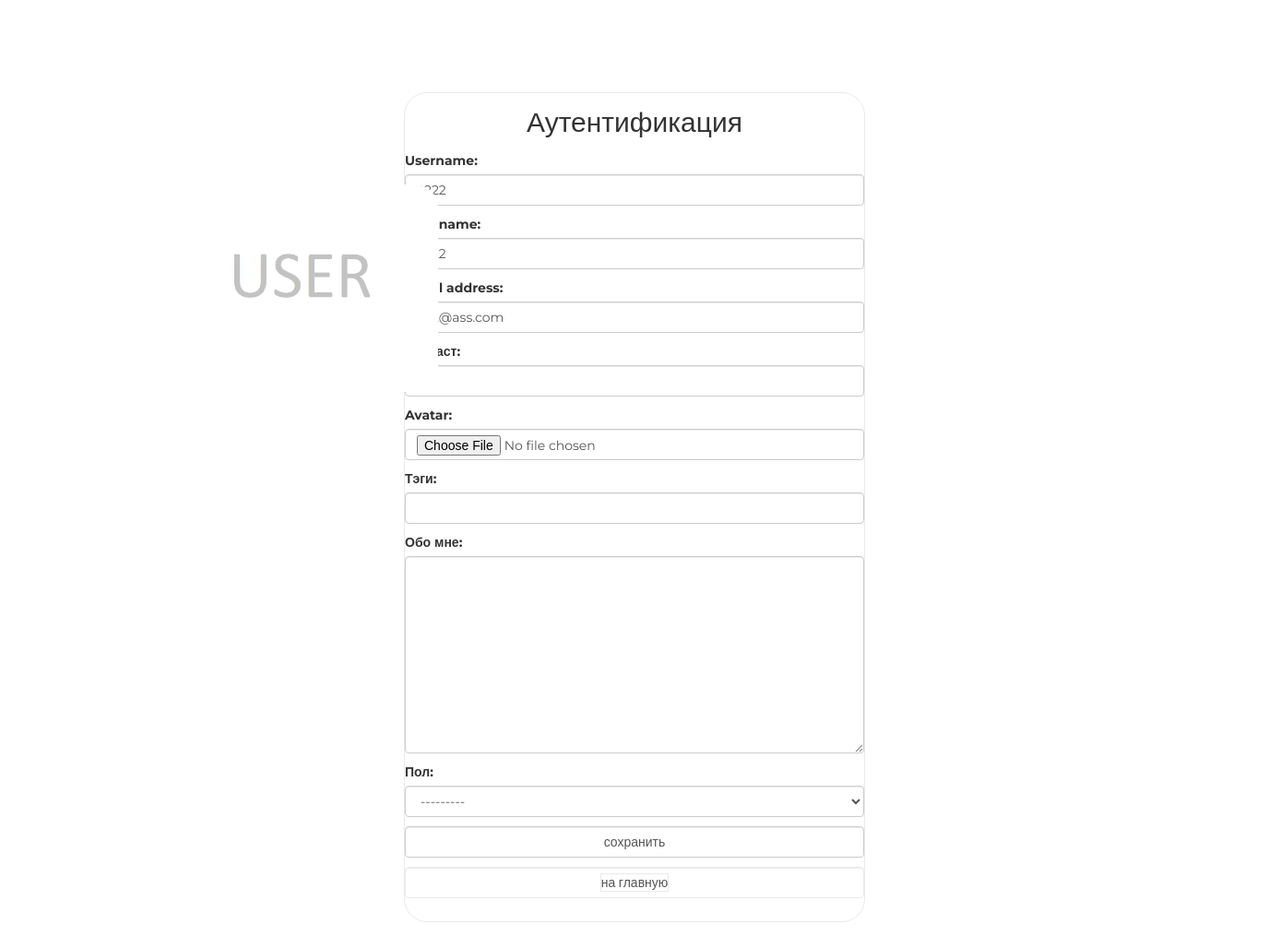
Screenshot of /auth/edit/ (signed in) with the database file from the repository.
### authapp/models.py (models this page shows, shortened)
class ShopUser(AbstractUser):
    avatar = models.ImageField(upload_to='users_avatars', blank=True)
    age = models.PositiveIntegerField(verbose_name='возраст', default=18)
    activation_key = models.CharField(max_length=128, blank=True)
    activation_key_expires = models.DateTimeField(default=(now() + timedelta(hours=48)))

### authapp/views.py (the view)
# urls.py: path('edit/', authapp.edit, name='edit'),
@transaction.atomic
def edit(request):
    title = 'редактирование'
    if request.method == 'POST':
        edit_form = ShopUserEditForm(request.POST, request.FILES, instance=request.user)
        profile_form = ShopUserProfileEditForm(request.POST, instance=request.user.shopuserprofile)
        if edit_form.is_valid() and profile_form.is_valid():
            edit_form.save()
            return HttpResponseRedirect(reverse('auth:edit'))
    else:
        edit_form = ShopUserEditForm(instance=request.user)
        profile_form = ShopUserProfileEditForm(instance=request.user.shopuserprofile)
    content = {
        'title': title,
        'edit_form': edit_form,
        'profile_form': profile_form,
    }
    return render(request, 'authapp/edit.html', content)

### authapp/forms.py (shortened to what this page needs)
class ShopUserEditForm(UserChangeForm):
    class Meta:
        model = ShopUser
        fields = ('username', 'first_name', 'email', 'age', 'avatar', 'password')
    def __init__(self, *args, **kwargs):
        super(ShopUserEditForm, self).__init__(*args, **kwargs)
        for field_name, field in self.fields.items():
            field.widget.attrs['class'] = 'form-control'
            field.help_text = ''
            if field_name == 'password':
                field.widget = forms.HiddenInput()

class ShopUserProfileEditForm(forms.ModelForm):
    class Meta:
        model = ShopUserProfile
        fields = ('tagline', 'aboutMe', 'gender')
    def __init__(self, *args, **kwargs):
        super(ShopUserProfileEditForm, self).__init__(*args, **kwargs)
        for field_name, field in self.fields.items():
            field.widget.attrs['class'] = 'form-control'

### mainapp/context_processors.py (called while the page is built)
def basket(request):
    print(f'context processor basket works')
    basket = []
    if request.user.is_authenticated:
        basket = Basket.objects.filter(user=request.user)
    return {'basket': basket, }

### authapp/templates/authapp/edit.html (shortened to what this page needs)
{% extends 'authapp/base.html' %}
{% load staticfiles %}
{% block content %}
    <form class="form-horizontal" action="{% url 'auth:edit' %}" method="post" enctype="multipart/form-data">
        {{ edit_form.as_p }}
        {{ profile_form.as_p }}
        <input class="form-control" type="submit" value="сохранить">
    </form>
    <button class="btn btn-round form-control last">
        <a href="{% url 'main' %}" class="">
            на главную
        </a>
    </button>
    <div class="user_avatar"><img src="/media/{{ user.avatar|default:'users_avatars/default.jpg' }}"></div>
{% endblock %}

### static/css/style.css (style rules this page uses)
* { margin: 0; padding: 0; }
button.last { margin-bottom: 10px; }
body { font-family: 'Montserrat', sans-serif; }
html, body { height: 100%; }
.login .form-control[type="submit"] { margin: 10px auto; }
.login button { border: 1px solid #eaeaea; margin-bottom: 10px; text-decoration: none; display: block; width: 100%; }
.login button.last { margin-bottom: 25px; }
.login button a, .login button a:hover { border: 1px solid #eaeaea; color: #555; text-decoration: none; }
.login form { margin-bottom: 10px; }
.login div.user_avatar { position: fixed; left: 175px; top: 200px; }
.user_avatar img { width: 300px; border-radius: 25px; }

### rows the page displays
ShopUser: username "2222", first_name "2222", email "222@ass.com", age "30"
